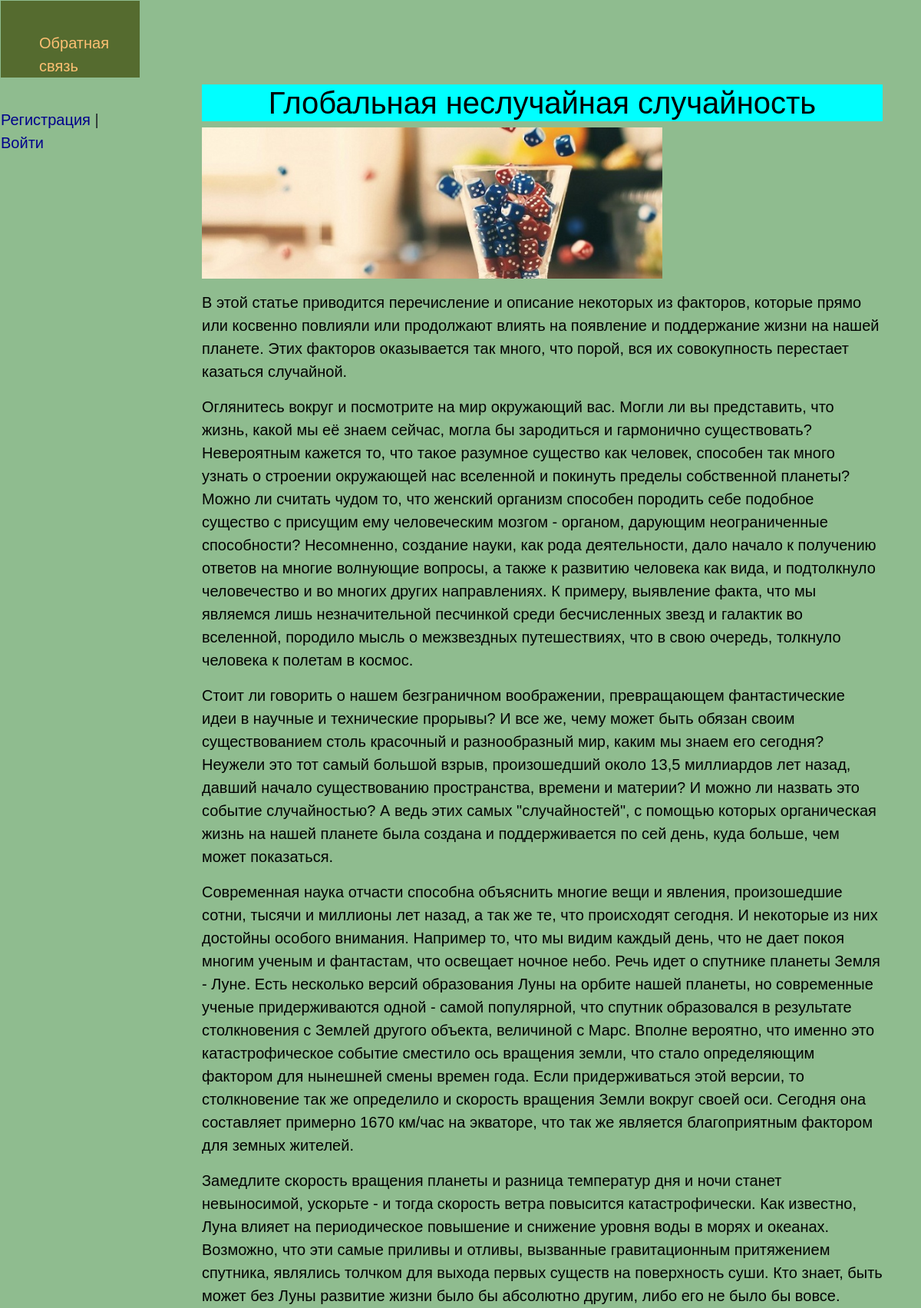
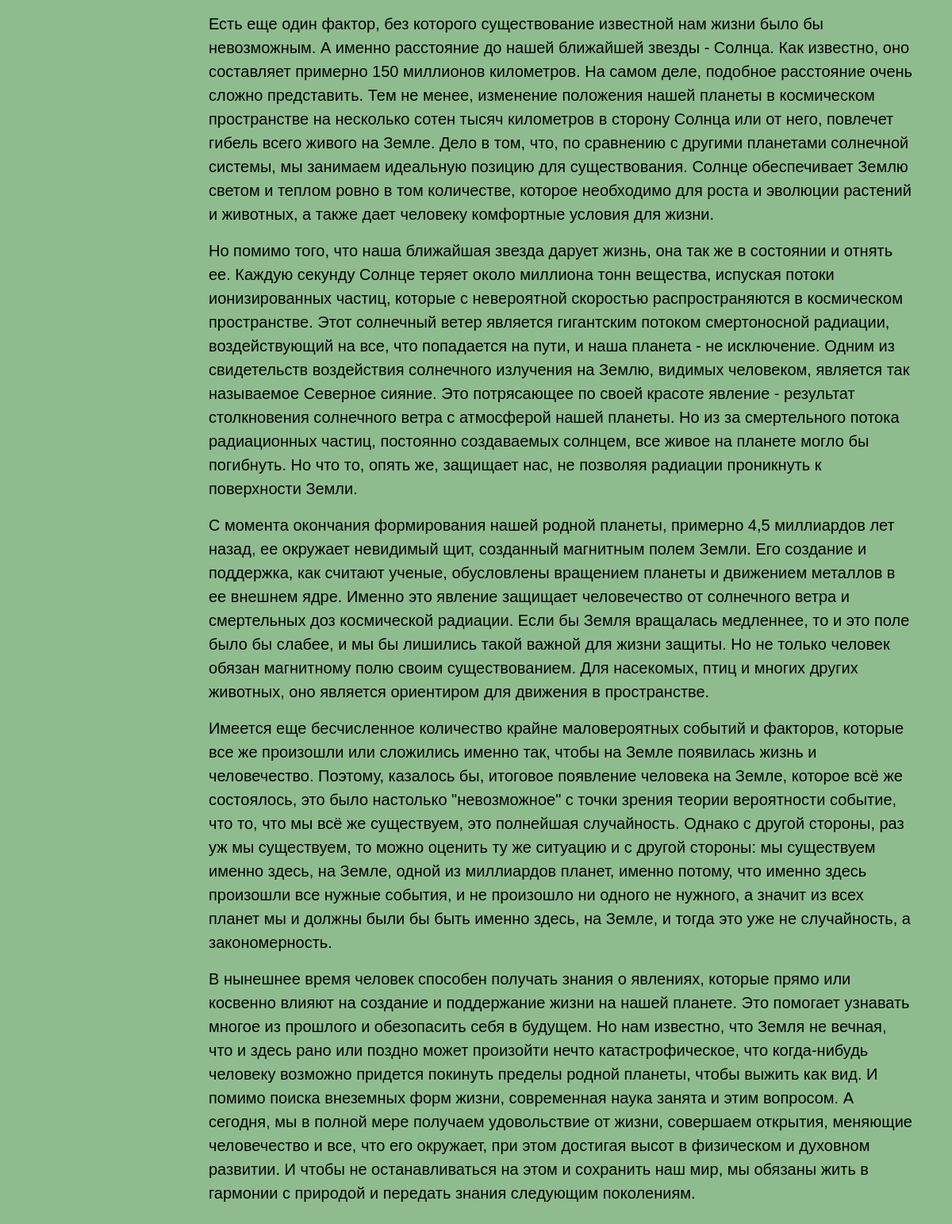
The app's page /post/1/ with its own data (2 pictures, top to bottom).
### news/models.py (models this page shows, shortened)
class News(models.Model):
    title = models.CharField('Заголовок', max_length=100)
    photo = models.ImageField(upload_to="photos/%Y/%m/%d/", null=True)
    description = models.TextField('Текст', null=True)
    author = models.CharField('Имя автора', max_length=100, null=True)
    date = models.DateField('Дата публикации', null=True)
    cat = models.ForeignKey('Category', on_delete=models.PROTECT, null=True)

### news/views.py (the view)
# urls.py: path('post/<int:post_id>/', show_post, name='post'),
def show_post(request, post_id):
    post = get_object_or_404(News, pk=post_id)
    context = {
        'post': post,
        'menu': menu,
        'title': post.title,
    }
    return render(request, 'post.html', context=context)

### templates/post.html
{% extends 'base.html' %}
{% block content %}
<h1>{{ post.title }}</h1>
{% if post.photo %}
<p><img class="img-article-left" src="{{ post.photo.url }}" alt="{{ post.title }}"></p>
{% endif %}
<h>{{ post.description|linebreaks }}</h>
{% endblock %}

### templates/base.html (style rules this page uses)
html, body { font-family: 'Arial'; margin: 0; padding: 0; height: 100%; width: 100%; background-color: darkseagreen; }
img { max-width: 600px; height: auto; }
.content-text h1 { background-color: cyan; text-align: center; font-size: 40px; }

### records on screen
News: title "Глобальная неслучайная случайность", photo (picture), description "В этой статье приводится перечисление и описание некоторых из факторов, которые прямо или косвенно повлияли или продолжают влиять на появление и поддержание жизни на нашей планете. Этих факторов оказывается так много, что порой, вся их совокупность перестает казаться случайной. Оглянитесь вокруг и посмотрите на мир окружающий вас. Могли ли вы представить, что жизнь, какой мы её знаем сейчас, могла бы зародиться и гармонично существовать? Невероятным кажется то, что такое разумное существо как человек, способен так много узнать о строении окружающей нас вселенной и покинуть пределы собственной планеты? Можно ли считать чудом то, что женский организм способен породить себе подобное существо с…"

### other values on screen
{{ m.title }} "Обратная связь"
